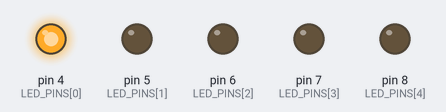
Bench run of a sketch on a simulated Arduino Uno, built with avr-gcc and run on an emulated ATmega328P. Parts: output pins drawn as LEDs (lit = HIGH).

Above: at 0.06 s.
At 0.54 s:
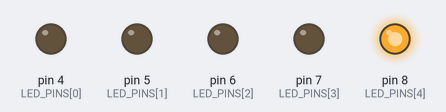
At 0.78 s:
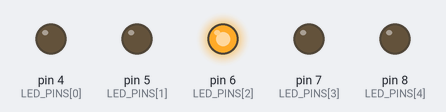
At 1.38 s:
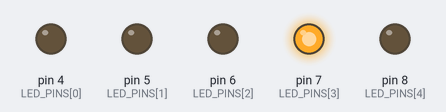
At 2.82 s:
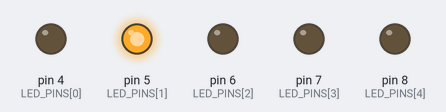
Timing chart, 0 to 3.1 s (numbered marks = the images above):
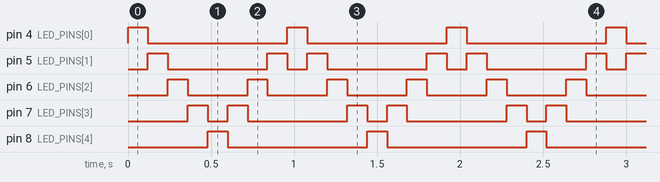

Measured:
- by itself, pin 4 (LED_PINS[0]), pin 8 (LED_PINS[4]): alternates HIGH for 0.12 s and LOW for 0.84 s
- by itself, pin 5 (LED_PINS[1]): repeats every 0.96 s: LOW 0.60 s, HIGH 0.12 s, LOW 0.12 s, HIGH 0.12 s
- by itself, pin 6 (LED_PINS[2]): alternates HIGH for 0.12 s and LOW for 0.36 s
- by itself, pin 7 (LED_PINS[3]): repeats every 0.96 s: LOW 0.12 s, HIGH 0.12 s, LOW 0.60 s, HIGH 0.12 s

The sketch:

u03-led-chase.ino
```cpp
/*
 * U03 · 五顆燈的跑馬燈
 *
 * 目標：用陣列和 for 迴圈，取代五份複製貼上的程式碼。
 * 接線：五顆 LED 各串一顆 220Ω 電阻，分別接 D4 D5 D6 D7 D8，
 *       負極全部接到麵包板同一條 GND 匯流排。
 */

const int LED_PINS[] = {4, 5, 6, 7, 8};      // 陣列：把五個腳位收成一組
const int LED_COUNT = 5;
const int STEP_MS = 120;                      // 每一格停留多久

void setup() {
  // 用迴圈一次設定五支腳，不必寫五行 pinMode
  for (int i = 0; i < LED_COUNT; i++) {
    pinMode(LED_PINS[i], OUTPUT);
  }
}

void loop() {
  // 從左跑到右
  for (int i = 0; i < LED_COUNT; i++) {
    digitalWrite(LED_PINS[i], HIGH);
    delay(STEP_MS);
    digitalWrite(LED_PINS[i], LOW);
  }
  // 再從右跑回左（頭尾不重複點亮，看起來比較順）
  for (int i = LED_COUNT - 2; i > 0; i--) {
    digitalWrite(LED_PINS[i], HIGH);
    delay(STEP_MS);
    digitalWrite(LED_PINS[i], LOW);
  }
}

/*
 * 動手改改看
 *   1. 把 STEP_MS 調小，跑馬燈變快
 *   2. 讓兩顆燈同時亮（點亮 i 的時候不要關掉 i-1）
 *   3. 加第六顆燈：只要在陣列補一個腳位、把 LED_COUNT 改成 6
 */
```
